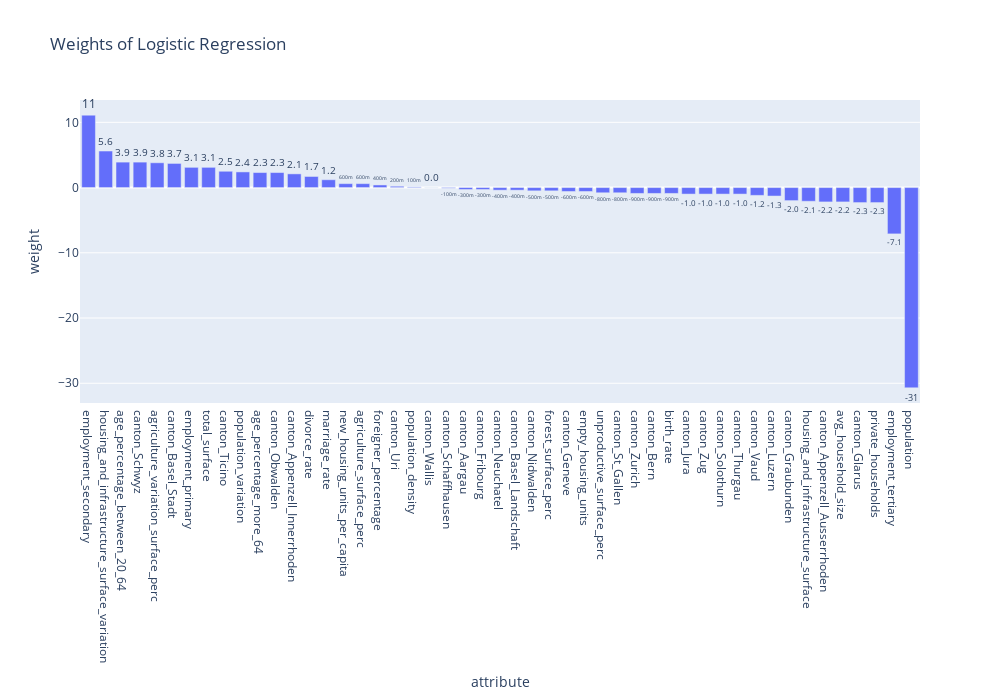

The code cell stored with this chart in its notebook:
### Code cell
# Plot logistic regression attribute weights
lg.logistic_reg_plot(X_attr_2, logreg)

### Figure 1 — Plotly figure (JSON) as saved in the notebook; plotly's stock layout.template omitted (floating-point values rounded to 4 significant figures)
{"data": [{"alignmentgroup": "True", "cliponaxis": false, "hovertemplate": "attribute=%{x}<br>weight=%{y}<extra></extra>", "legendgroup": "", "marker": {"color": "#636efa", "pattern": {"shape": ""}}, "name": "", "offsetgroup": "", "orientation": "v", "showlegend": false, "textangle": 0, "textfont": {"size": 12}, "textposition": "outside", "texttemplate": "%{y:.2s}", "type": "bar", "x": ["employment_secondary", "housing_and_infrastructure_surface_variation", "age_percentage_between_20_64", "canton_Schwyz", "agriculture_variation_surface_perc", "canton_Basel_Stadt", "employment_primary", "total_surface", "canton_Ticino", "population_variation", "age_percentage_more_64", "canton_Obwalden", "canton_Appenzell_Innerrhoden", "divorce_rate", "marriage_rate", "new_housing_units_per_capita", "agriculture_surface_perc", "foreigner_percentage", "canton_Uri", "population_density", "canton_Wallis", "canton_Schaffhausen", "canton_Aargau", "canton_Fribourg", "canton_Neuchatel", "canton_Basel_Landschaft", "canton_Nidwalden", "forest_surface_perc", "canton_Geneve", "empty_housing_units", "unproductive_surface_perc", "canton_St_Gallen", "canton_Zurich", "canton_Bern", "birth_rate", "canton_Jura", "canton_Zug", "canton_Solothurn", "canton_Thurgau", "canton_Vaud", "canton_Luzern", "canton_Graubunden", "housing_and_infrastructure_surface", "canton_Appenzell_Ausserrhoden", "avg_household_size", "canton_Glarus", "private_households", "employment_tertiary", "population"], "xaxis": "x", "y": [11.1, 5.6, 3.9, 3.9, 3.8, 3.7, 3.1, 3.1, 2.5, 2.4, 2.3, 2.3, 2.1, 1.7, 1.2, 0.6, 0.6, 0.4, 0.2, 0.1, 0, -0.1, -0.3, -0.3, -0.4, -0.4, -0.5, -0.5, -0.6, -0.6, -0.8, -0.8, -0.9, -0.9, -0.9, -1, -1, -1, -1, -1.2, -1.3, -2, -2.1, -2.2, -2.2, -2.3, -2.3, -7.1, -30.7], "yaxis": "y"}], "layout": {"barmode": "relative", "height": 700, "legend": {"tracegroupgap": 0}, "title": {"text": "Weights of Logistic Regression"}, "width": 1000, "xaxis": {"anchor": "y", "domain": [0, 1], "title": {"text": "attribute"}}, "yaxis": {"anchor": "x", "domain": [0, 1], "title": {"text": "weight"}}}}
